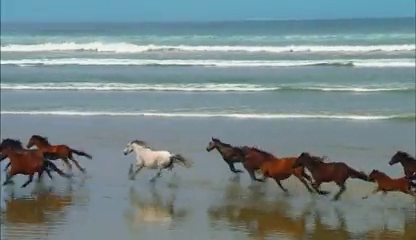
#> input picture frame 90 of opencv_load_video/resources/Wildlife_512kb.mp4, 416 x 240 px
$ python main.py   (Python 2 division)
#> lines starting #> are read from the running program, lines starting #| are printed output that depends on the picture
"""
Main Module
Load video using open cv
"""
import cv2
import os

RESOURCES_DIRECTORY = os.path.join(os.path.dirname(__file__), "resources/")


def main():
    try:
        # Load an color image
        cv2.namedWindow("Video Window", cv2.WINDOW_NORMAL)
        video_capture = cv2.VideoCapture(RESOURCES_DIRECTORY+'Wildlife_512kb.mp4')
        while video_capture.isOpened():
            ret, frame = video_capture.read()
#> frame is the input picture: shape (240, 416, 3); mean B, G, R 138.3, 136.3, 120
            gray = cv2.cvtColor(frame, cv2.COLOR_BGR2GRAY)
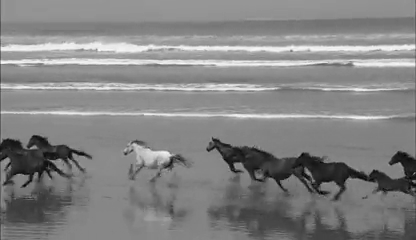
#> gray: shape (240, 416); min 0, max 251, mean 131.6

            cv2.imshow('Video Window', gray)
            if cv2.waitKey(1) & 0xFF == ord('q'):
#> (key q is pressed here)
                break

        video_capture.release()
        cv2.destroyAllWindows()
    except Exception, ex:
        print(str(ex))


if __name__ == "__main__":
    main()

$ run again, starting later in the video
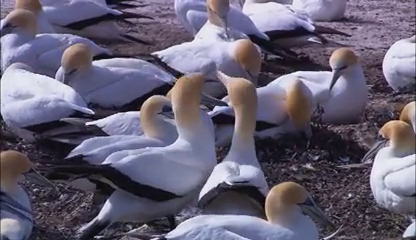
#> input picture frame 405 of opencv_load_video/resources/Wildlife_512kb.mp4, 416 x 240 px
#> in main, frame is the input picture: shape (240, 416, 3); mean B, G, R 116.4, 97.1, 103.3
#> in main, `gray = cv2.cvtColor(frame, cv2.COLOR_BGR2GRAY)`:
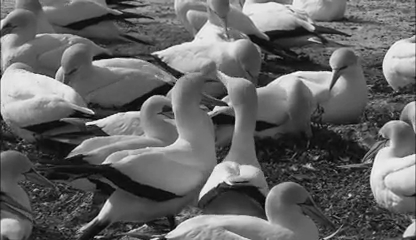
#> gray: shape (240, 416); min 1, max 255, mean 101.1

$ run again, starting later in the video
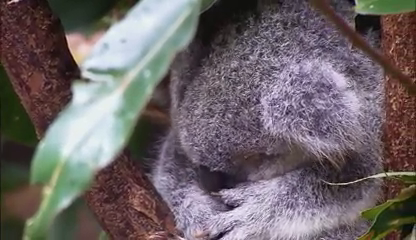
#> input picture frame 720 of opencv_load_video/resources/Wildlife_512kb.mp4, 416 x 240 px
#> in main, frame is the input picture: shape (240, 416, 3); mean B, G, R 103.4, 100.6, 109.5
#> in main, `gray = cv2.cvtColor(frame, cv2.COLOR_BGR2GRAY)`:
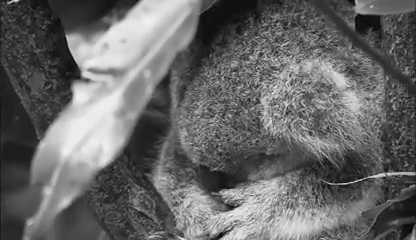
#> gray: shape (240, 416); min 0, max 248, mean 103.5
